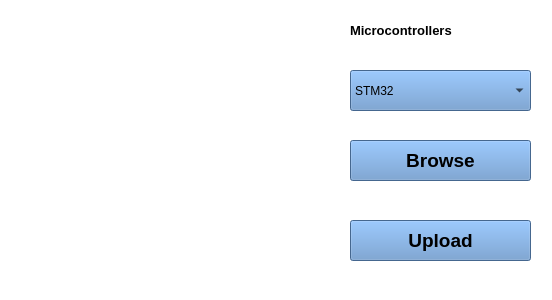
<?xml version="1.0" encoding="UTF-8"?>
<ui version="4.0">
 <class>ELF_Upload</class>
 <widget class="QWidget" name="ELF_Upload">
  <property name="enabled">
   <bool>true</bool>
  </property>
  <property name="geometry">
   <rect>
    <x>0</x>
    <y>0</y>
    <width>552</width>
    <height>300</height>
   </rect>
  </property>
  <property name="palette">
   <palette>
    <active>
     <colorrole role="WindowText">
      <brush brushstyle="SolidPattern">
       <color alpha="255">
        <red>255</red>
        <green>255</green>
        <blue>255</blue>
       </color>
      </brush>
     </colorrole>
     <colorrole role="Button">
      <brush brushstyle="SolidPattern">
       <color alpha="255">
        <red>255</red>
        <green>255</green>
        <blue>255</blue>
       </color>
      </brush>
     </colorrole>
     <colorrole role="Base">
      <brush brushstyle="SolidPattern">
       <color alpha="255">
        <red>255</red>
        <green>255</green>
        <blue>255</blue>
       </color>
      </brush>
     </colorrole>
     <colorrole role="Window">
      <brush brushstyle="SolidPattern">
       <color alpha="255">
        <red>255</red>
        <green>255</green>
        <blue>255</blue>
       </color>
      </brush>
     </colorrole>
    </active>
    <inactive>
     <colorrole role="WindowText">
      <brush brushstyle="SolidPattern">
       <color alpha="255">
        <red>255</red>
        <green>255</green>
        <blue>255</blue>
       </color>
      </brush>
     </colorrole>
     <colorrole role="Button">
      <brush brushstyle="SolidPattern">
       <color alpha="255">
        <red>255</red>
        <green>255</green>
        <blue>255</blue>
       </color>
      </brush>
     </colorrole>
     <colorrole role="Base">
      <brush brushstyle="SolidPattern">
       <color alpha="255">
        <red>255</red>
        <green>255</green>
        <blue>255</blue>
       </color>
      </brush>
     </colorrole>
     <colorrole role="Window">
      <brush brushstyle="SolidPattern">
       <color alpha="255">
        <red>255</red>
        <green>255</green>
        <blue>255</blue>
       </color>
      </brush>
     </colorrole>
    </inactive>
    <disabled>
     <colorrole role="WindowText">
      <brush brushstyle="SolidPattern">
       <color alpha="255">
        <red>120</red>
        <green>120</green>
        <blue>120</blue>
       </color>
      </brush>
     </colorrole>
     <colorrole role="Button">
      <brush brushstyle="SolidPattern">
       <color alpha="255">
        <red>255</red>
        <green>255</green>
        <blue>255</blue>
       </color>
      </brush>
     </colorrole>
     <colorrole role="Base">
      <brush brushstyle="SolidPattern">
       <color alpha="255">
        <red>255</red>
        <green>255</green>
        <blue>255</blue>
       </color>
      </brush>
     </colorrole>
     <colorrole role="Window">
      <brush brushstyle="SolidPattern">
       <color alpha="255">
        <red>255</red>
        <green>255</green>
        <blue>255</blue>
       </color>
      </brush>
     </colorrole>
    </disabled>
   </palette>
  </property>
  <property name="windowTitle">
   <string>Form</string>
  </property>
  <property name="styleSheet">
   <string notr="true">background-color: rgb(255, 255, 255);</string>
  </property>
  <widget class="QPushButton" name="upload_pushButton">
   <property name="geometry">
    <rect>
     <x>350</x>
     <y>220</y>
     <width>181</width>
     <height>41</height>
    </rect>
   </property>
   <property name="font">
    <font>
     <pointsize>14</pointsize>
     <weight>75</weight>
     <bold>true</bold>
    </font>
   </property>
   <property name="styleSheet">
    <string notr="true">background-color: rgb(97, 144, 200);</string>
   </property>
   <property name="text">
    <string>Upload</string>
   </property>
  </widget>
  <widget class="QPushButton" name="Browse_pushButton">
   <property name="geometry">
    <rect>
     <x>350</x>
     <y>140</y>
     <width>181</width>
     <height>41</height>
    </rect>
   </property>
   <property name="font">
    <font>
     <pointsize>14</pointsize>
     <weight>75</weight>
     <bold>true</bold>
    </font>
   </property>
   <property name="toolTip">
    <string>&lt;html&gt;&lt;head/&gt;&lt;body&gt;&lt;p align=&quot;center&quot;&gt;&lt;span style=&quot; font-size:24pt; font-weight:600;&quot;&gt;Browse&lt;/span&gt;&lt;/p&gt;&lt;/body&gt;&lt;/html&gt;</string>
   </property>
   <property name="styleSheet">
    <string notr="true">background-color: rgb(97, 144, 200);</string>
   </property>
   <property name="text">
    <string>Browse</string>
   </property>
  </widget>
  <widget class="QComboBox" name="comboBox">
   <property name="geometry">
    <rect>
     <x>350</x>
     <y>70</y>
     <width>181</width>
     <height>41</height>
    </rect>
   </property>
   <property name="styleSheet">
    <string notr="true">background-color: rgb(97, 144, 200);</string>
   </property>
   <property name="editable">
    <bool>false</bool>
   </property>
   <property name="currentText">
    <string>STM32</string>
   </property>
   <item>
    <property name="text">
     <string>STM32</string>
    </property>
   </item>
   <item>
    <property name="text">
     <string>ATmega32</string>
    </property>
   </item>
  </widget>
  <widget class="QLabel" name="label">
   <property name="geometry">
    <rect>
     <x>350</x>
     <y>20</y>
     <width>181</width>
     <height>21</height>
    </rect>
   </property>
   <property name="font">
    <font>
     <pointsize>10</pointsize>
     <weight>75</weight>
     <bold>true</bold>
    </font>
   </property>
   <property name="text">
    <string>Microcontrollers </string>
   </property>
  </widget>
 </widget>
 <resources/>
 <connections/>
</ui>
